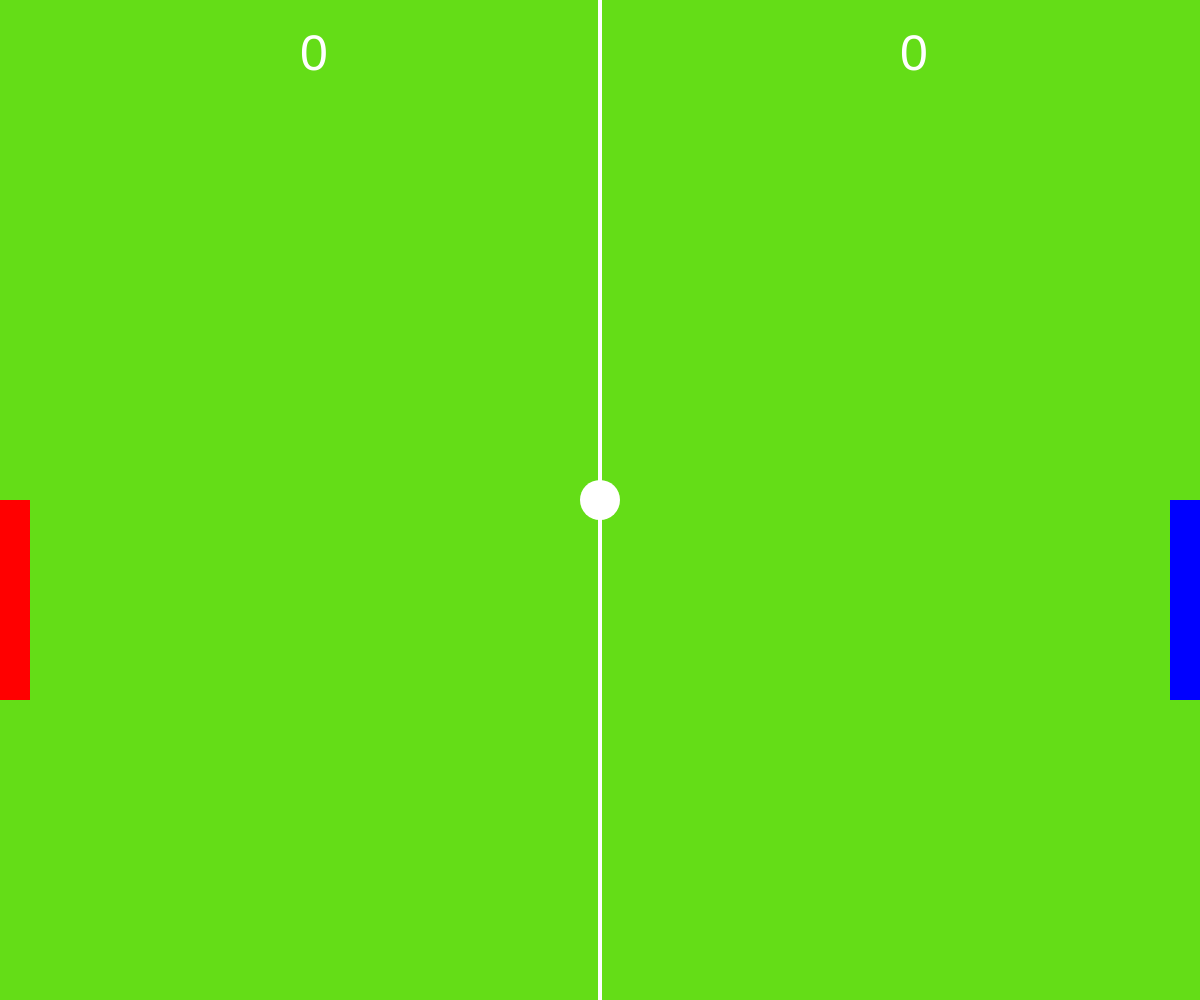
Frame 1 (no input)
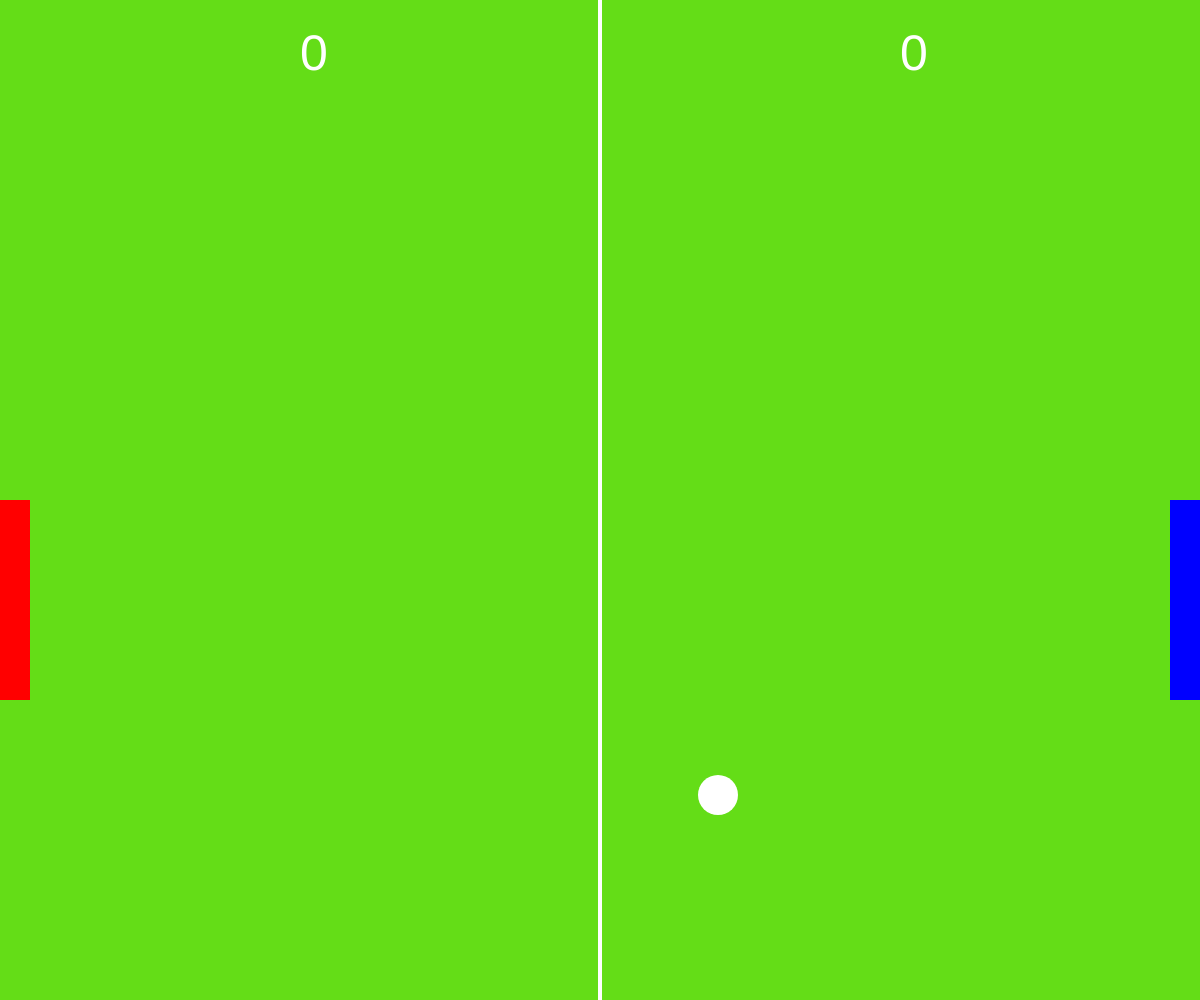
Frame 60 (no input)
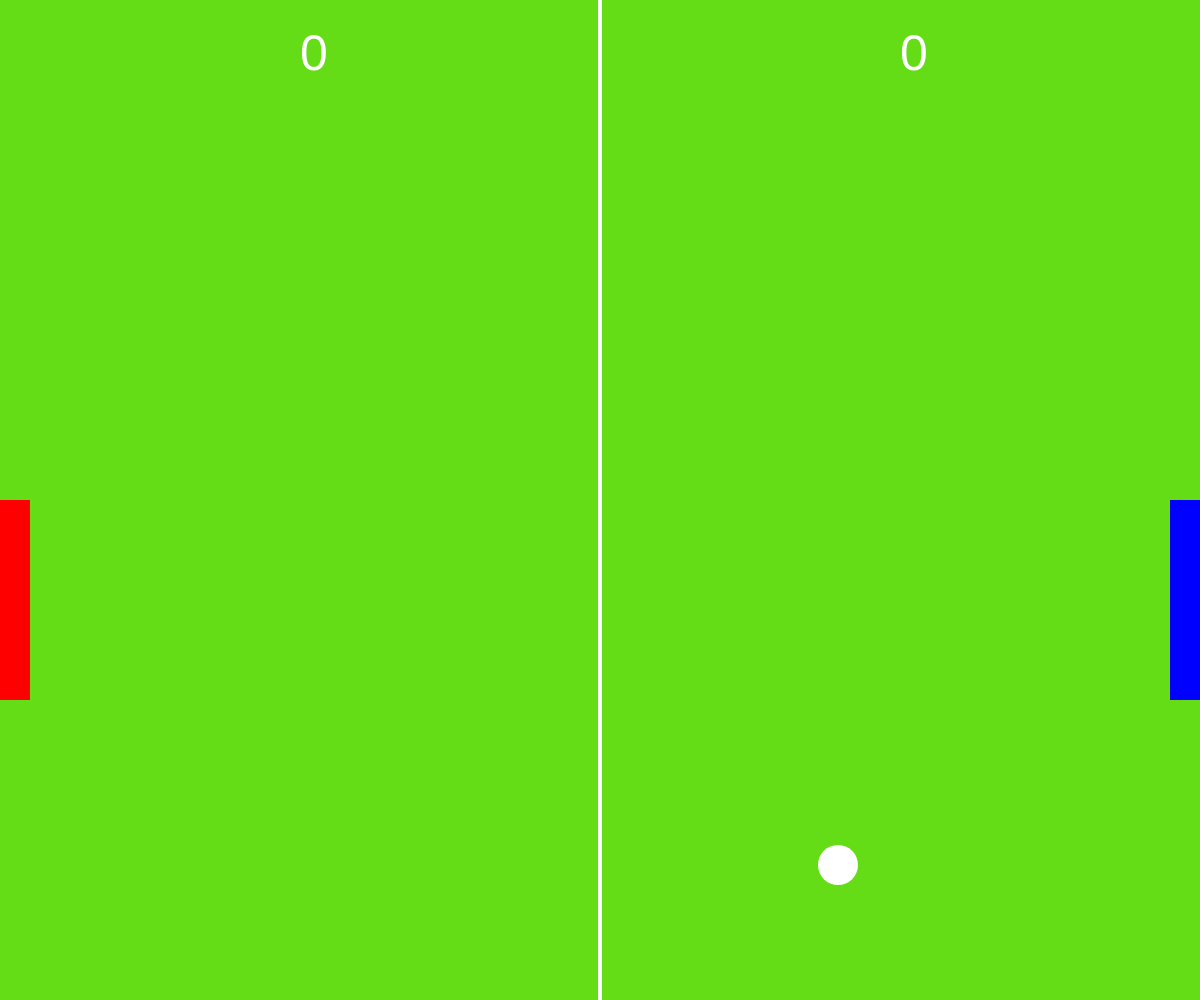
Frame 120 (the mouse pressed at the canvas centre since frame 60)

The p5.js sketch that drew these frames (run headless with seeded random() and noise() and a simulated clock; from frame 60 on, the mouse is pressed at the canvas centre):

// p5.js sketch
// ── sketch.js
let ball
let p1
let p2

function setup()
{
	createCanvas(windowWidth, windowHeight);


	p1 = new Paddle(1, color('RED'))
	p2 = new Paddle(2, color('BLUE'))
	ball = new Ball();
}

function draw()
{
	background('#64DD17')
	drawLine()
	ball.draw()
	ball.move()

	p1.draw()
	p2.draw()

	if(ball.collision(p1) || ball.collision(p2))
		ball.move()
	let checkScore  = ball.checkScore()
	if(checkScore === 2)
		p2.upDateScore()

	else if (checkScore === 1)
		p1.upDateScore()


	if(keyPressed){
		if(keyIsDown(87))
				p1.move(-1)
		if (keyIsDown(83))
				p1.move(1)
		if (keyIsDown(UP_ARROW))
				p2.move(-1)
		if (keyIsDown(DOWN_ARROW))
				p2.move(1)
	}

			showScore()

}

const showScore = function(){

	fill('#fff')
	textSize(50)
	text(p1.getScore(),width * 0.25,70)
	text(p2.getScore(),width * 0.75,70)
}

function keyPressed(){
	
	switch(keyCode){
		case 87:
				
			break
		case 83:
				console.log("abajo p1")
				p1.move(1)
			break

		case UP_ARROW:
				console.log("arriba p2")
				p2.move(-1)
			break
		case DOWN_ARROW:
				console.log("abajo p2")
				p2.move(1)
			break
		case ENTER:
				
				break
	}
}

const drawLine = function()
{
	stroke('#fff');

	strokeWeight(4);
	line(width / 2,0,width / 2,height);
}
// ── Ball.js

const Ball = function () {
	
	const r = 20
	let x = Math.round(width / 2)
	let y = Math.round( height / 2 )
		let stepX = 2
		let stepY = 5

			const reset = function (){
				x = Math.floor(width/2)
				y = Math.floor(height / 2)

				stepX *= Math.round(Math.random()) * 2 -1
				stepY *= Math.round(Math.random()) * 2 -1
			}

			const edges = function (){

				if( y -r <= 0 || y + r >= height)
				{
					
					stepY= - stepY
				}


			}
			const checkScore = function(){

				if( x - r <= 0)
				{
					reset()

					return 2
				}

				if( x + r >= width)
				{
					reset()
					return 1
				}

				return 0
			}


		const move = function(){

			x += stepX
			y += stepY
			edges()

		}

		const collision = function(player){
			let dx = Math.abs(x - player.getX() - player.getW()/2);
			let dy = Math.abs(y - player.getY() - player.getH()/2);

			if(dx > player.getW()/2+r || dy > player.getH()/2+r){
				
				return false;
			}

				

			if(dx<= player.getW()/2 || dy <= player.getH()/2)
			{
				stepX = -stepX
				return true;
			}
		}

	const draw = function () {
		ellipseMode('CENTER');
		noStroke()
		fill('fff');
		ellipse(x,y, r * 2, r * 2 )
	}
	return {
		draw,
		move,
		collision,
		checkScore,
	}
}

// ── Paddle.js
const Paddle = function (player, color){

	const c = color
	const w = 30
	const h = 200
	const p = player


	const x = p === 1 ? 0 : width - w

	const speed = 5

	let y = Math.floor(height / 2 )

	let score = 0 

	const getX = function(){

		return x

	}
	const getY = function(){
		return y
	}

	const getW = function(){
			return w
	}

	const getH = function(){
		return h
	}


	const Up=-1;
	const Down =1;



	const draw = function(){
		noStroke()
		rectMode(CORNER)
		fill(c)
		rect(x,y,w,h)



	}

	const move = function(dir){

		if(edge(dir))
		y+=(speed * dir)

	}

	const getScore = function(){

		return score
	}

	const edge = function(dir){

		
		return (dir === Up && y >0 || dir === Down && y <height -h)

	}

	const upDateScore = function(){

		score++;
	}

	return{
		draw,
		move,
		edge,
		getX,
		getY,
		getH,
		getW,
		getScore,
		upDateScore,
	}


}
